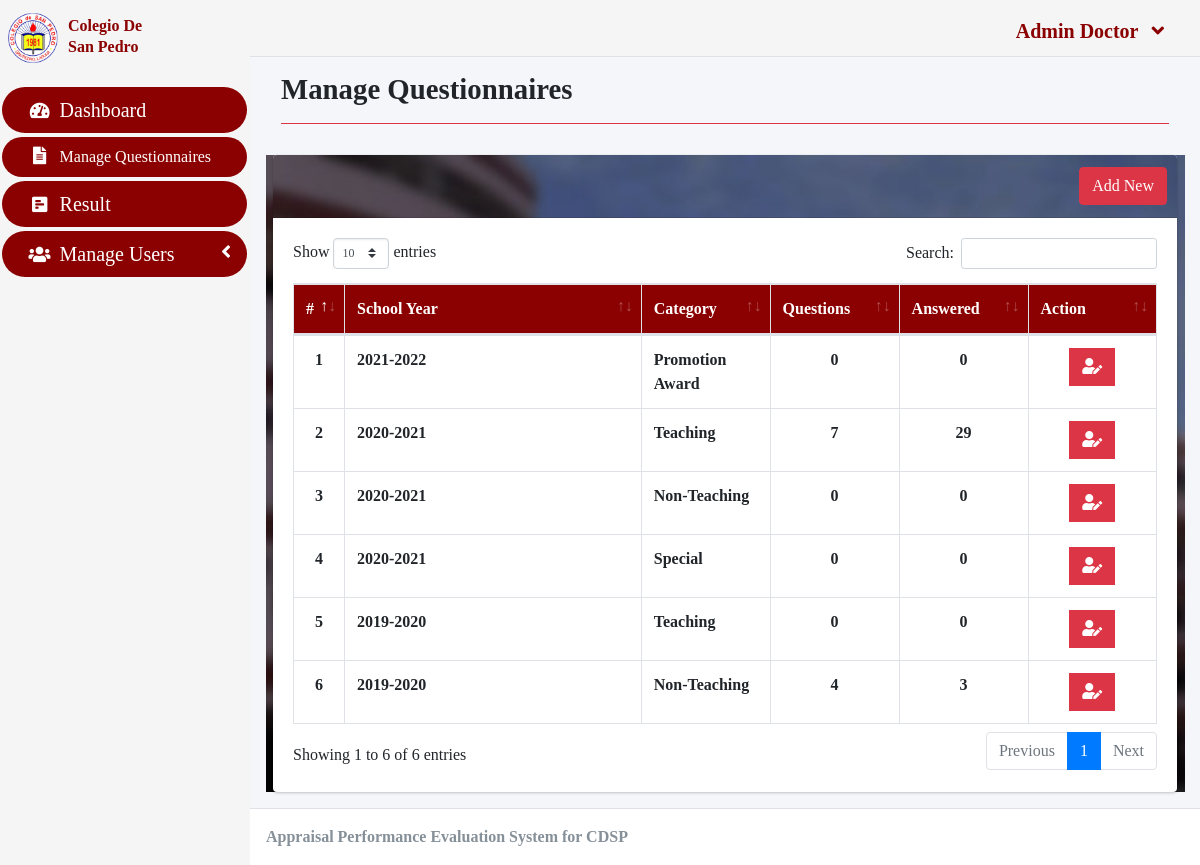
Screenshot of /index.php?page=questionnaire (signed in) with the database file from the repository.
### tables this page shows
CREATE TABLE `academic_list` (
  `id` int(30) NOT NULL,
  `year` text NOT NULL,
  `semester` text NOT NULL,
  `is_default` tinyint(1) NOT NULL DEFAULT 0,
  `status` int(1) NOT NULL DEFAULT 0 COMMENT '0=Pending,1=Start,2=Closed'
);

### admin/questionnaire.php (the view, shortened to what this page needs)
<?php include'db_connect.php' ?>
<div class="content-header">
      <div class="container-fluid">
        <div class="row mb-2">
          <div class="col-sm-6">
            <h1><strong> Manage Questionnaires </strong></h1>
          </div>
        </div>
            <hr class="border-danger">
      </div>
    </div>
<div class="col-lg-12">
	<div class="card card-outline ">
		<div class="card-header">
			<div class="card-tools">
				<a class="btn btn-danger new_academic" href="javascript:void(0)"> Add New</a>
			</div>
		</div>
		<div class="card-body">
			<table class="table tabe-hover table-bordered" id="list">
				<colgroup>
					<col width="5%">
					<col width="35%">
					<col width="15%">
					<col width="15%">
					<col width="15%">
					<col width="15%">
				</colgroup>
				<thead>
					<tr>
						<th class="text-center">#</th>
						<th>School Year</th>
						<th>Category</th>
						<th>Questions</th>
						<th>Answered</th>
						<th>Action</th>
					</tr>
				</thead>
				<tbody>
					<?php
					$i = 1;
					$qry = $conn->query("SELECT * FROM academic_list order by abs(year) desc,abs(semester) desc ");
					while($row= $qry->fetch_assoc()):
						$questions = $conn->query("SELECT * FROM question_list where academic_id ={$row['id']} ")->num_rows;
						$answers = $conn->query("SELECT * FROM evaluation_list where academic_id ={$row['id']} ")->num_rows;
					?>
					<tr>
						<th class="text-center"><?php echo $i++ ?></th>
						<td><b><?php echo $row['year'] ?></b></td>
						<td><b><?php echo $row['semester'] ?></b></td>
						<td class="text-center"><b><?php echo number_format($questions) ?></b></td>
						<td class="text-center"><b><?php echo number_format($answers) ?></b></td>
						<td class="text-center">
						<div class="btn-group" data-bs-toggle="tooltip" data-bs-placement="top" title="Manage questionnaires for this school year">
		                        <a href="./index.php?page=manage_questionnaire&id=<?php echo $row['id'] ?>" class="btn btn-danger btn-flat manage_questionnaire">
								<i class="fas fa-user-edit"></i>
		                        </a>
	                      </div>
						</td>
					</tr>
				<?php endwhile; ?>
				</tbody>
			</table>
		</div>
	</div>
</div>

### admin/sidebar.php (style rules this page uses)
* { font-family: Georgia, 'Times New Roman', Times, serif; }
a,.nav-icon { color: white; }

### admin/questionnaire.php (style rules this page uses)
.col-lg-12 { background-image: url("cdsp.jpg"); background-repeat: no-repeat; background-size: cover; }
.card-header { background-image: url("cdsp.jpg"); background-repeat: no-repeat; background-size: cover; }
thead { background-color: darkred; color: white; }

### rows the page displays
academic_list: year "2021-2022", semester "Promotion Award", questions "0", answers "0"
academic_list: year "2020-2021", semester "Teaching", questions "7", answers "29"
academic_list: year "2020-2021", semester "Non-Teaching", questions "0", answers "0"
academic_list: year "2020-2021", semester "Special", questions "0", answers "0"
academic_list: year "2019-2020", semester "Teaching", questions "0", answers "0"
academic_list: year "2019-2020", semester "Non-Teaching", questions "4", answers "3"

### other values shown
$_SESSION['login_firstname'] "Admin"
$_SESSION['login_lastname'] "Doctor"
$_SESSION['system']['name'] "Appraisal Performance Evaluation System for CDSP"
